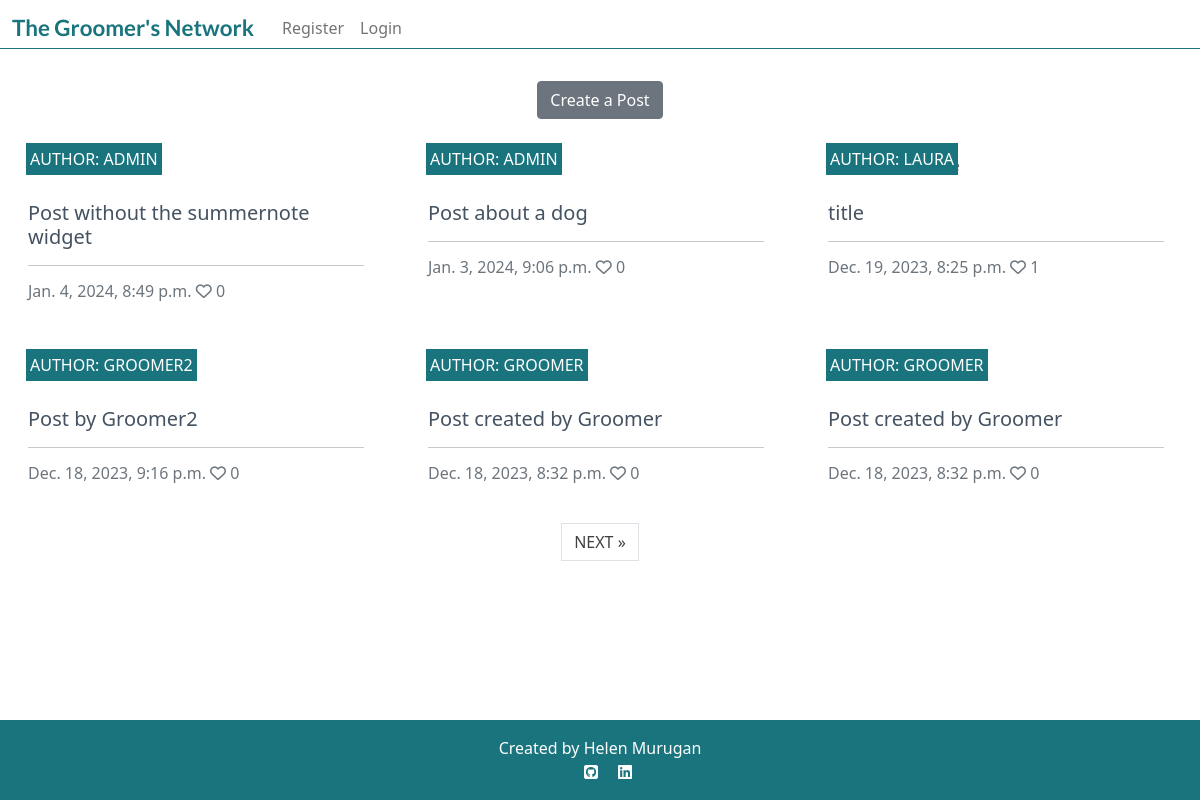
The app's page /posts/, older data.
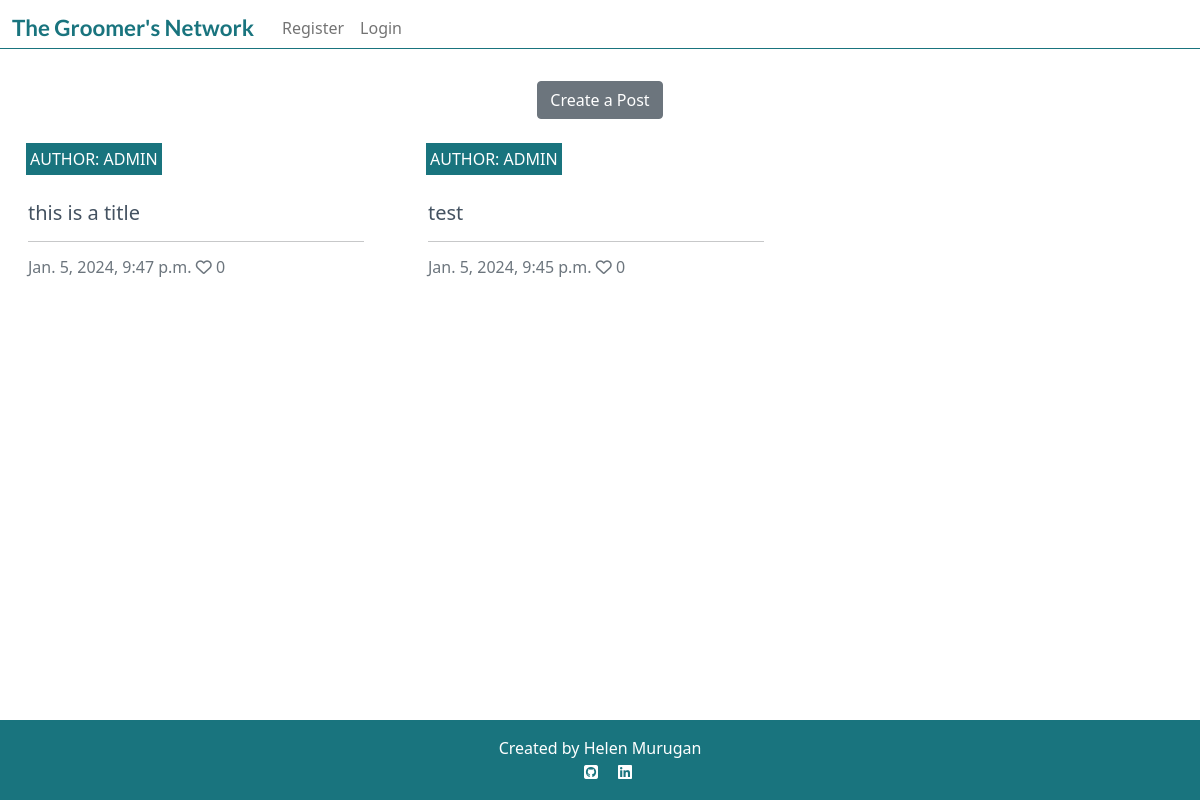
The same page, newer data.
### post/models.py (models this page shows, shortened)
class Post(models.Model):
    title = models.CharField(
        max_length=200,
        verbose_name="Title",
        )
    slug = models.SlugField(
        max_length=200,
        unique=True
        )
    author = models.ForeignKey(
        User,
        on_delete=models.CASCADE,
        related_name="post_posts"
    )
    content = models.TextField(
        blank=False,
        null=False,
    )
    featured_image = CloudinaryField(
        'image',
        default='placeholder',
        blank=True,
        null=True,
        )
    created_on = models.DateTimeField(
        auto_now_add=True
        )
    updated_on = models.DateTimeField(
        auto_now=True
        )
    likes = models.ManyToManyField(
        User,
        related_name='post_likes',
        blank=True,
        )
    class Meta:
        ordering = ["-created_on"]
    def number_of_likes(self):
        return self.likes.count()

### post/views.py (the view)
# urls.py: path("", views.PostList.as_view(), name="home"),
class PostList(generic.ListView):
    model = Post
    queryset = Post.objects.order_by("-created_on")
    template_name = "index.html"
    paginate_by = 6

### templates/index.html (shortened to what this page needs)
{% extends "base.html" %}
{% block content %}
<div class="container-fluid">
    <div class="text-center">
        <a href="{% url 'post_create' %}" class="btn btn-secondary mt-4">Create a Post</a>
    </div>
    <div class="row">
        <div class="col-12 mt-3 left">
            <div class="row">
                {% for post in post_list %}
                <div class="col-md-4">
                    <div class="card mb-4">
                        <div class="card-body">
                            <div class="image-container">
                                <div class="image-flash">
                                    <p class="author">Author: {{ post.author }}</p>
                                </div>
                            </div>
                            <a href="{% url 'post_detail' post.slug  %}" class="post-link">
                                <h5 class="card-title font-size">{{ post.title }}</h5>
                            </a>
                            <hr class="card-hr">
                            <p class="card-text text-muted h6">{{ post.created_on}} <i class="far fa-heart"></i>
                                {{ post.number_of_likes }}</p>
                        </div>
                    </div>
                </div>
                {% if forloop.counter|divisibleby:3 %}
            </div>
            <div class="row">
                {% endif %}
                {% endfor %}
            </div>
        </div>
    </div>
    {% if is_paginated %}
    <nav aria-label="Page navigation">
        <ul class="pagination justify-content-center">
            {% if page_obj.has_next %}
            <li><a href="?page={{ page_obj.next_page_number }}" class="page-link"> NEXT &raquo;</a></li>
            {% endif %}
        </ul>
    </nav>
    {% endif %}
</div>
{%endblock%}

### templates/base.html (shortened to what this page needs)
{% load static %}
<!DOCTYPE html>
<html class="h-100">
<head>
    <link rel="stylesheet" href="https://cdnjs.cloudflare.com/ajax/libs/font-awesome/5.15.3/css/all.min.css">
    <link href="https://cdn.jsdelivr.net/npm/bootstrap@5.0.1/dist/css/bootstrap.min.css" rel="stylesheet"
>
    <link rel="stylesheet" href="{% static 'css/style.css' %}">
</head>
<body class="d-flex flex-column h-100">
    <nav class="navbar navbar-expand-lg navbar-light nav-bg">
        <div class="container-fluid line">
            {% if user.is_authenticated %}
            <a class="navbar-brand" href="{% url 'home' %}"><span class="brand">The Groomer's Network</span></a>
            {% else %}
            <span class="brand">The Groomer's Network</span>
            {% endif %}
            <div class="collapse navbar-collapse" id="navbarText">
                <ul class="navbar-nav me-auto mb-2 mb-lg-0">
                    {% if user.is_authenticated %}
                    <li class="nav-item">
                        <a class="nav-link" aria-current="page" href="{% url 'home' %}">Home</a>
                    </li>
                    <li class="nav-item">
                        <a class="nav-link" href="{% url 'event' %}">Events</a>
                    </li>
                    <li class="nav-item">
                        <a class="nav-link" href="{% url 'my_profile' user=request.user %}">My Profile</a>
                    </li>
                    <li class="nav-item">
                        <a class="nav-link" href="{% url 'account_logout' %}">Logout</a>
                    </li>
                    {% else %}
                    <li class="nav-item">
                        <a class="nav-link" href="{% url 'account_signup' %}">Register</a>
                    </li>
                    <li class="nav-item">
                        <a class="nav-link" href="{% url 'account_login' %}">Login</a>
                    </li>
                    {% endif %}
                </ul>
            </div>
        </div>
    </nav>
    <main class="flex-shrink-0 main-bg">
        {% block content %}
        {% endblock content %}
    </main>
    <footer class="footer mt-auto py-3 teal-bg">
        <p class="m-0 text-center text-white">Created by Helen Murugan</p>
        <p class="m-0 text-center text-white">
            <a href="https://github.com/helenmurugan" target="_blank"><i class="fa-brands fa-square-github ms-3 icon-white"></i></a>
            <a href="https://www.linkedin.com/in/helenmurugan/" target="_blank"><i class="fa-brands fa-linkedin ms-3 icon-white"></i></a>
        </p>
    </footer>
</body>
</html>

### static/css/style.css (style rules this page uses)
.line { border-bottom: 1px solid #19747E; }
.brand { font-family: Lato, sans-serif; font-size: 1.4rem; font-weight: 700; color: #19747E; margin-right: 20px; }
.card { border: none; background-color: transparent; }
.image-container { position: relative; }
.image-flash { position: absolute; bottom: 5%; min-width: 30%; left: -2px; background-color: #19747E; }
.author { color: white; margin: 4px; text-transform: uppercase; }
.post-link { text-decoration: none; color: #445261; margin-left: 4px; }
.teal-bg { background: #19747E }
.icon-white { color: white; }
@media screen and (min-width: 768px) { .card-hr { width: 28vw; } }

Row changes from the older to the newer data that the page shows:
removed Post: author "ADMIN", title "Post without the summernote widget", created_on "Jan. 4, 2024, 8:49 p.m.", number_of_likes "0"
removed Post: author "ADMIN", title "Post about a dog", created_on "Jan. 3, 2024, 9:06 p.m.", number_of_likes "0"
removed Post: author "LAURA", title "title", created_on "Dec. 19, 2023, 8:25 p.m.", number_of_likes "1"
removed Post: author "GROOMER2", title "Post by Groomer2", created_on "Dec. 18, 2023, 9:16 p.m.", number_of_likes "0"
removed Post: author "GROOMER", title "Post created by Groomer", created_on "Dec. 18, 2023, 8:32 p.m.", number_of_likes "0"
removed Post: author "GROOMER", title "Post created by Groomer", created_on "Dec. 18, 2023, 8:32 p.m.", number_of_likes "0"
added Post: author "ADMIN", title "this is a title", created_on "Jan. 5, 2024, 9:47 p.m.", number_of_likes "0"
added Post: author "ADMIN", title "test", created_on "Jan. 5, 2024, 9:45 p.m.", number_of_likes "0"
Text that changed along with them:
text no longer shown: "NEXT »"
